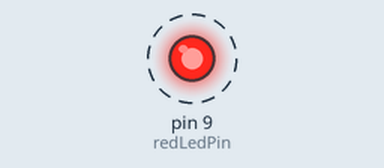
A sketch run on a simulated Arduino Uno, built with avr-gcc and run on an emulated ATmega328P. Parts: output pins drawn as LEDs (lit = HIGH). Dashed ring = blinking.

Above: at 0.5 s.
Timing chart, 0 to 3.5 s (numbered marks = the images above):
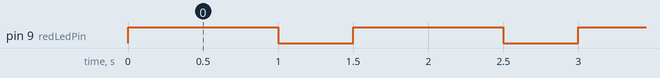

Measured:
- by itself, pin 9 (redLedPin): alternates HIGH for 1.0 s and LOW for 0.50 s

The sketch:

Program.ino
```cpp
// Arduino Breadboard Tutorial

/*
>>>> 330 Ohm resistor should be used to limiting current.
		Color code: Orange, Orange, Brown.
>>>>
>>>>
>>>>
>>>>
>>>>
*/

int redLedPin = 9;
int onTime = 1000;
int offTime = 500;

void setup()
{
	pinMode(redLedPin, OUTPUT);
}

void loop()
{
	digitalWrite(redLedPin, HIGH);
	delay(onTime);
	digitalWrite(redLedPin, LOW);
	delay(offTime);
}
```
